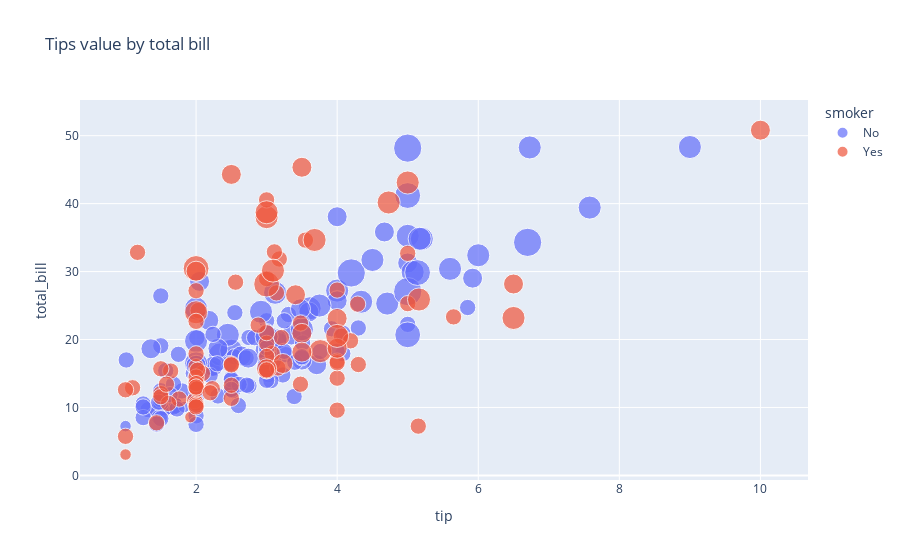

The code cell stored with this chart in its notebook:
### Code cell
#scatter plot
fig5 = go.Figure()
fig5 = px.scatter(tips, x='tip',y='total_bill',color='smoker',size='size',title="Tips value by total bill")
fig5.show()

### Figure 1 — Plotly figure (JSON) as saved in the notebook; plotly's stock layout.template omitted (floating-point values rounded to 4 significant figures; data arrays with more than 128 entries replaced by an {"elided": "..."} marker saying what was removed)
{"data": [{"hovertemplate": "smoker=No<br>tip=%{x}<br>total_bill=%{y}<br>size=%{marker.size}<extra></extra>", "legendgroup": "No", "marker": {"color": "#636efa", "size": {"elided": "151 int values"}, "sizemode": "area", "sizeref": 0.015, "symbol": "circle"}, "mode": "markers", "name": "No", "orientation": "v", "showlegend": true, "type": "scatter", "x": {"elided": "151 float values"}, "xaxis": "x", "y": {"elided": "151 float values"}, "yaxis": "y"}, {"hovertemplate": "smoker=Yes<br>tip=%{x}<br>total_bill=%{y}<br>size=%{marker.size}<extra></extra>", "legendgroup": "Yes", "marker": {"color": "#EF553B", "size": [4, 2, 2, 2, 2, 4, 1, 2, 2, 2, 2, 2, 2, 2, 2, 2, 4, 2, 2, 2, 2, 2, 3, 2, 2, 2, 2, 2, 2, 2, 2, 2, 3, 2, 2, 2, 2, 2, 2, 2, 2, 2, 4, 2, 3, 4, 2, 3, 5, 3, 3, 2, 2, 2, 2, 2, 2, 4, 2, 2, 3, 2, 2, 2, 4, 3, 3, 4, 2, 2, 3, 4, 2, 3, 2, 5, 2, 2, 4, 2, 2, 1, 2, 2, 2, 2, 4, 3, 2, 2, 2, 2, 2], "sizemode": "area", "sizeref": 0.015, "symbol": "circle"}, "mode": "markers", "name": "Yes", "orientation": "v", "showlegend": true, "type": "scatter", "x": [3, 1.76, 3.21, 2, 1.98, 3.76, 1, 2.09, 3.14, 5, 3.08, 3, 5, 3, 1, 4.3, 4.73, 4, 1.5, 3, 2.5, 3, 2.5, 3.48, 1.64, 4.06, 4.29, 4, 2, 3, 1.61, 2, 10, 3.16, 5.15, 3.18, 4, 3.11, 2, 2, 4, 3.55, 3.68, 5.65, 3.5, 6.5, 3, 3.5, 2, 3.5, 4, 1.5, 4.19, 2.56, 2.02, 4, 2, 5, 2, 2, 4, 2.01, 2, 2.5, 4, 3.23, 3.41, 3, 2.03, 2.23, 2, 5.16, 2.5, 6.5, 1.1, 3, 1.5, 1.44, 3.09, 2.2, 3.48, 1.92, 1.58, 2.5, 2, 2.88, 2, 3, 3, 1, 1.17, 2, 2], "xaxis": "x", "y": [38.01, 11.24, 20.29, 13.81, 11.02, 18.29, 3.07, 15.01, 26.86, 25.28, 17.92, 19.44, 32.68, 28.97, 5.75, 16.32, 40.17, 27.28, 12.03, 21.01, 11.35, 15.38, 44.3, 22.42, 15.36, 20.49, 25.21, 14.31, 16, 17.51, 10.59, 10.63, 50.81, 15.81, 7.25, 31.85, 16.82, 32.9, 17.89, 14.48, 9.6, 34.63, 34.65, 23.33, 45.35, 23.17, 40.55, 20.9, 30.46, 18.15, 23.1, 15.69, 19.81, 28.44, 15.48, 16.58, 10.34, 43.11, 13, 13.51, 18.71, 12.74, 13, 16.4, 20.53, 16.47, 26.59, 38.73, 24.27, 12.76, 30.06, 25.89, 13.27, 28.17, 12.9, 28.15, 11.59, 7.74, 30.14, 12.16, 13.42, 8.58, 13.42, 16.27, 10.09, 22.12, 24.01, 15.69, 15.53, 12.6, 32.83, 27.18, 22.67], "yaxis": "y"}], "layout": {"legend": {"itemsizing": "constant", "title": {"text": "smoker"}, "tracegroupgap": 0}, "title": {"text": "Tips value by total bill"}, "xaxis": {"anchor": "y", "domain": [0, 1], "title": {"text": "tip"}}, "yaxis": {"anchor": "x", "domain": [0, 1], "title": {"text": "total_bill"}}}}
